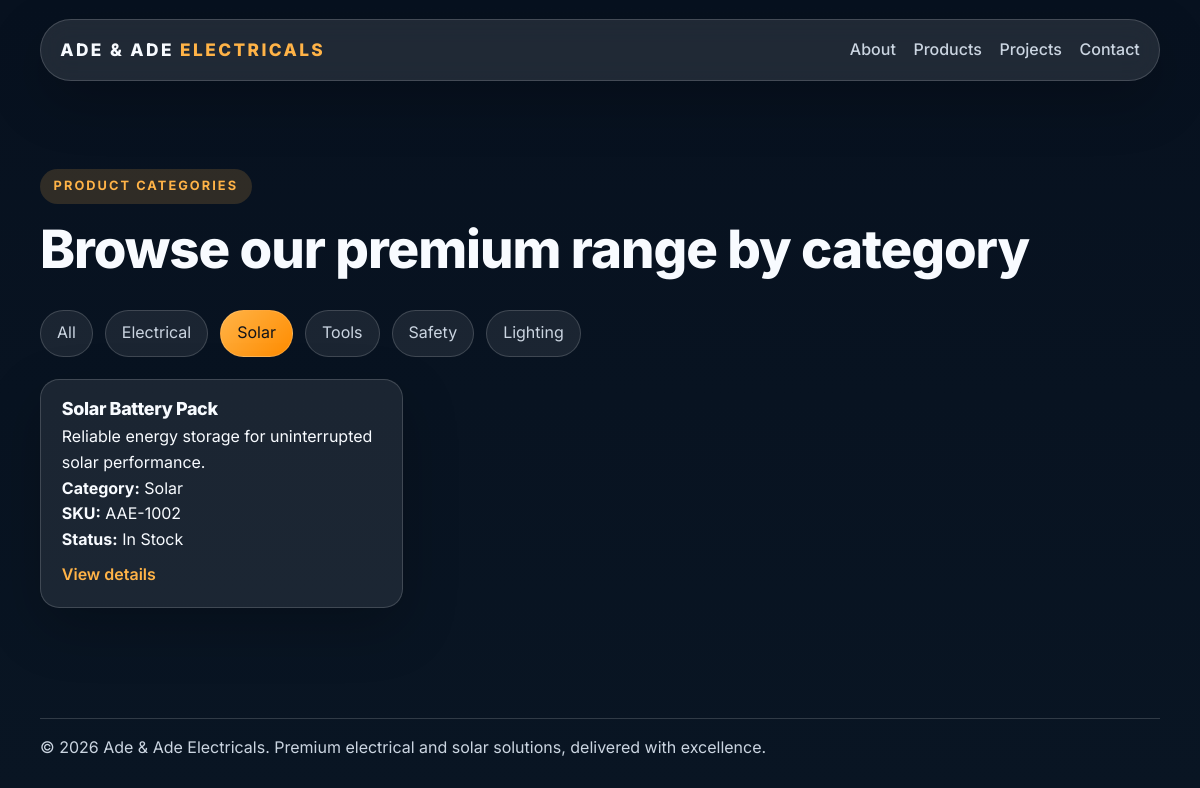
Page /products?category=solar on the committed database.
### tables this page shows
CREATE TABLE products (
            id INTEGER PRIMARY KEY AUTOINCREMENT,
            name TEXT NOT NULL,
            category TEXT NOT NULL,
            description TEXT NOT NULL,
            sku TEXT NOT NULL UNIQUE,
            stock_status TEXT NOT NULL,
            image_url TEXT NOT NULL
        );

### app.py (the view)
@app.route("/products")
def products():
    category = request.args.get("category", "all")
    products = get_products(category=category)
    return render_template("product-categories.html", products=products, selected_category=category)

### app.py (called while the page is built)
def get_products(category="all", limit=None, exclude_id=None):
    conn = get_db_connection()
    query = "SELECT * FROM products"
    params = []
    if category and category != "all":
        query += " WHERE lower(category) = ?"
        params.append(category.lower())
    if exclude_id is not None:
        if "WHERE" in query:
            query += " AND id != ?"
        else:
            query += " WHERE id != ?"
        params.append(exclude_id)
    query += " ORDER BY id DESC"
    if limit is not None:
        query += " LIMIT ?"
        params.append(limit)
    rows = conn.execute(query, params).fetchall()
    conn.close()
    return [dict(row) for row in rows]

### init_db.py (called while the page is built)
def get_db_connection():
    conn = sqlite3.connect(DB_PATH)
    conn.row_factory = sqlite3.Row
    return conn

### templates/product-categories.html (shortened to what this page needs)
{% extends 'base.html' %}
{% block content %}
<section class="section">
  <div class="container">
    <div class="section-heading">
      <p class="eyebrow">Product Categories</p>
      <h1>Browse our premium range by category</h1>
    </div>
    <div class="filter-group" role="group" aria-label="Product category filters">
      <a class="filter-btn {% if selected_category == 'all' %}active{% endif %}" href="{{ url_for('products') }}">All</a>
      <a class="filter-btn {% if selected_category == 'electrical' %}active{% endif %}" href="{{ url_for('products', category='electrical') }}">Electrical</a>
      <a class="filter-btn {% if selected_category == 'solar' %}active{% endif %}" href="{{ url_for('products', category='solar') }}">Solar</a>
      <a class="filter-btn {% if selected_category == 'tools' %}active{% endif %}" href="{{ url_for('products', category='tools') }}">Tools</a>
      <a class="filter-btn {% if selected_category == 'safety' %}active{% endif %}" href="{{ url_for('products', category='safety') }}">Safety</a>
      <a class="filter-btn {% if selected_category == 'lighting' %}active{% endif %}" href="{{ url_for('products', category='lighting') }}">Lighting</a>
    </div>
    <div class="category-grid">
      {% for product in products %}
      <article class="category-card">
        <h3>{{ product.name }}</h3>
        <p>{{ product.description }}</p>
        <p><strong>Category:</strong> {{ product.category|title }}</p>
        <p><strong>SKU:</strong> {{ product.sku }}</p>
        <p><strong>Status:</strong> {{ product.stock_status }}</p>
        <a href="{{ url_for('product_details', sku=product.sku) }}" class="text-link">View details</a>
      </article>
      {% else %}
      <p>No products found for this category.</p>
      {% endfor %}
    </div>
  </div>
</section>
{% endblock %}

### static/css/style.css (style rules this page uses)
:root { --bg: #07111f; --bg-soft: #0f1d33; --surface: rgba(255, 255, 255, 0.08); --surface-strong: rgba(255, 255, 255, 0.14); --border: rgba(255, 255, 255, 0.16); --text: #f8fbff; --muted: #cbd5e1; --accent: #ffb347; --accent-strong: #ff8c00; --shadow: 0 20px 55px rgba(0, 0, 0, 0.22); }
* { box-sizing: border-box; margin: 0; padding: 0; }
html { scroll-behavior: smooth; }
body { font-family: 'Inter', sans-serif; color: var(--text); background: linear-gradient(180deg, var(--bg) 0%, #091523 100%); line-height: 1.6; overflow-x: hidden; }
a { color: inherit; text-decoration: none; }
.container { width: min(1120px, calc(100% - 2rem)); margin: 0 auto; }
.section { padding: 5.5rem 0; }
.menu-toggle, .theme-toggle, .back-to-top, .slider-btn, .faq-question, .filter-btn { border: 0; background: transparent; cursor: pointer; }
.eyebrow { display: inline-flex; align-self: flex-start; padding: 0.45rem 0.85rem; margin-bottom: 1rem; border-radius: 999px; background: rgba(255, 179, 71, 0.16); color: var(--accent); font-size: 0.8rem; font-weight: 700; letter-spacing: 0.16em; text-transform: uppercase; }
h1, h2, h3 { line-height: 1.1; font-weight: 800; letter-spacing: -0.02em; }
h1 { font-size: clamp(2.35rem, 4.4vw, 4.2rem); margin-bottom: 1rem; }
h3 { font-size: 1.12rem; margin-bottom: 0.35rem; }
.section-heading { margin-bottom: 2rem; }
.text-link { display: inline-block; margin-top: 0.6rem; color: var(--accent); font-weight: 600; }
.filter-group { display: flex; flex-wrap: wrap; gap: 0.75rem; margin-bottom: 1.4rem; }
.filter-btn { padding: 0.6rem 1rem; border-radius: 999px; background: var(--surface); color: var(--muted); border: 1px solid var(--border); }
.filter-btn.active { background: linear-gradient(135deg, var(--accent) 0%, var(--accent-strong) 100%); color: #10131a; }
.category-grid { display: grid; grid-template-columns: repeat(3, minmax(0, 1fr)); gap: 1rem; }
.category-card { padding: 1.2rem 1.3rem; background: var(--surface); border: 1px solid var(--border); border-radius: 1.2rem; box-shadow: var(--shadow); }

### rows in the picture
products: name "Solar Battery Pack", description "Reliable energy storage for uninterrupted solar performance.", category "Solar", sku "AAE-1002", stock_status "In Stock"
